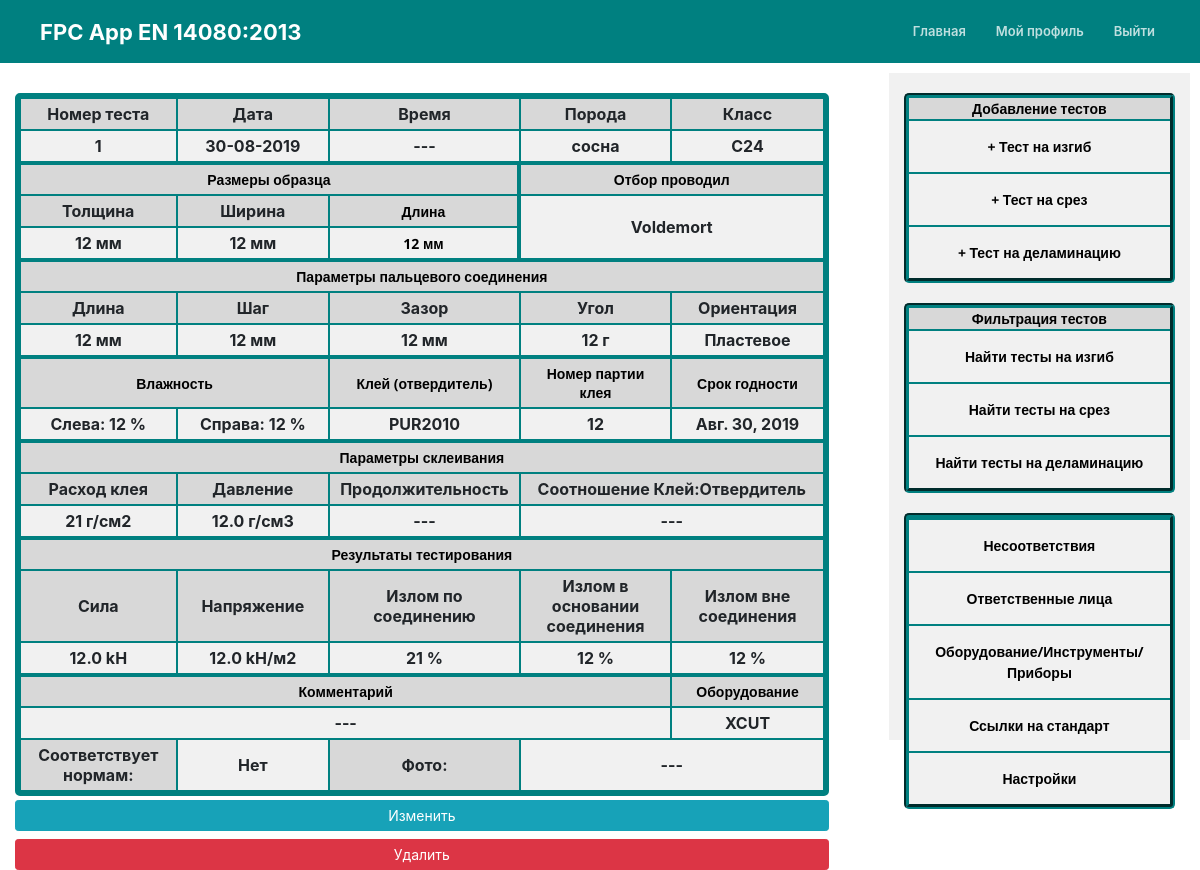
The app's page /bendtest/1/detail/ (signed in) with its own data.
### mainApp/models.py (models this page shows, shortened)
class TestLamella(models.Model):
	test_date = models.DateField()
	test_time = models.TimeField(blank=True, null=True, default=None)
	test_number = models.IntegerField(default=def_bt_test_number)
	equipment = models.CharField(max_length=100, default=def_bt_equipment)
	type_of_wood = models.ForeignKey(Wood_types, on_delete=models.PROTECT, null=True, related_name='TestLamella_fj_wood_type', default=def_bt_type_of_wood)
	strength_class = models.ForeignKey(strength_class_types, on_delete=models.PROTECT, null=True, related_name='TestLamella_strength_class', default=def_bt_strength_class)
	glue = models.CharField(max_length=100, default=def_bt_glue)
	glue_harderner_amount = models.CharField(max_length=100, blank=True, default=def_bt_glue_harderner_amount)
	lamellas_thickness = models.IntegerField(default=def_bt_lamellas_thickness)
	lamellas_width = models.IntegerField(default=def_bt_lamellas_width)
	lamellas_length = models.IntegerField(default=def_bt_lamellas_length)
	fj_length = models.IntegerField(default=def_bt_fj_length)
	fj_path = models.IntegerField(default=def_bt_fj_path)
	fj_gap = models.IntegerField(default=def_bt_fj_gap)
	fj_angle = models.IntegerField(default=def_bt_fj_angle)
	fj_orientation = models.CharField(max_length=100, choices=[('Пластевое', 'Пластевое'), ('Ребровое', 'Ребровое')], default=def_bt_fj_orientation)
	lamellas_left_moisture = models.IntegerField(default=def_bt_lamellas_left_moisture)
	lamellas_right_moisture = models.IntegerField(default=def_bt_lamellas_right_moisture)
	glue_pressure = models.FloatField(default=def_bt_glue_pressure)
	pressure_time = models.IntegerField(blank=True, null=True, default=def_bt_pressure_time)
	glue_use_amount = models.IntegerField(default=def_bt_glue_use_amount)
	glue_batch_number = models.CharField(max_length=100, default=def_bt_glue_batch_number)
	glue_expiration_date = models.DateField()
	lamellas_param = models.CharField(blank=True, max_length=100, default=def_bt_lamellas_param)
	lamellas_took_person = models.ForeignKey(Person, on_delete=models.PROTECT, related_name='TestLamella_took_person', default=def_bt_lamellas_took_person)
	force_crash = models.FloatField()
	time_of_testing = models.IntegerField(blank=True, null=True)
	lamellas_strength = models.FloatField()
	passed = models.BooleanField(default=False)
	by_fj_crash = models.IntegerField()
	base_fj_crash = models.IntegerField()
	out_of_fj_crash = models.IntegerField()
	comment = models.TextField(blank=True)
	photo = models.ImageField(upload_to='uploads', blank=True)
	author = models.ForeignKey(User, blank=True, null=True, on_delete=models.CASCADE)

class Wood_types(models.Model):
	name = models.CharField(max_length=100)
	author = models.ForeignKey(User, blank=True, null=True, on_delete=models.CASCADE)
	def __str__(self):
		return self.name

class strength_class_types(models.Model):
	name = models.CharField(max_length=100)
	author = models.ForeignKey(User, blank=True, null=True, on_delete=models.CASCADE)
	def __str__(self):
		return self.name

class Person(models.Model):
	name = models.CharField(max_length=100)
	position = models.CharField(max_length=100)
	training_date = models.DateField()
	next_training_date = models.DateField()
	comment = models.TextField(blank=True)
	author = models.ForeignKey(User, blank=True, null=True, on_delete=models.CASCADE)
	def __str__(self):
		return self.name

### mainApp/views.py (the view)
# urls.py: path('bendtest/<int:pk>/detail/', BendTestDetailView.as_view(), name='bendtest-detail'),
class BendTestDetailView(LoginRequiredMixin, UserPassesTestMixin, DetailView):
	model = TestLamella
	def test_func(self):
		test = self.get_object()
		if self.request.user == test.author:
			return True
		return False

### mainApp/templates/mainApp/testlamella_detail.html
{% extends "mainApp/today.html" %}
{% load crispy_forms_tags %}
{% load bootstrap4 %}
{% block content %}
<table class="table_detail">
	<tr>
		<th class="table_cell dark_cell">Номер теста</th>
		<th class="table_cell dark_cell">Дата</th>
		<th class="table_cell dark_cell">Время</th>
		<th class="table_cell dark_cell">Порода</th>
		<th class="table_cell dark_cell">Класс</th>
	</tr>
	<tr>
        <th class="table_cell">{{ object.test_number }}</th>
        <th class="table_cell">{{ object.test_date|date:"d-m-Y" }}</th>
        {% if object.test_time %}
        <th class="table_cell">{{ object.test_time }}</th>
        {% else %}
        <th class="table_cell">---</th>
        {% endif %}
        <th class="table_cell">{{ object.type_of_wood }}</th>
        <th class="table_cell">{{ object.strength_class }}</th>
    </tr>
    <tr>
    	<td colspan="3" class="table_cell" id="cell1">Размеры образца</td>
    	<th colspan="2" class="table_cell" id="cell3">Отбор проводил</th>
    </tr>
    <tr>
    	<th class="table_cell dark_cell">Толщина</th>
		<th class="table_cell dark_cell">Ширина</th>
		<th class="table_cell dark_cell" id="cell2">Длина</th>
		<th colspan="2" rowspan="2" class="table_cell">{{ object.lamellas_took_person }}</th>
    </tr>
    <tr>
    	<th class="table_cell">{{ object.lamellas_thickness }} мм</th>
    	<th class="table_cell">{{ object.lamellas_width }} мм</th>
    	<th class="table_cell" id="cell2">{{ object.lamellas_length }} мм</th>
    </tr>
    <tr>
    	<th colspan="5" class="table_cell" id="cell3">Параметры пальцевого соединения</th>
    </tr>
    <tr>
		<th class="table_cell dark_cell">Длина</th>
		<th class="table_cell dark_cell">Шаг</th>
		<th class="table_cell dark_cell">Зазор</th>
		<th class="table_cell dark_cell">Угол</th>
		<th class="table_cell dark_cell">Ориентация</th>
	</tr>
    <tr>
    	<th class="table_cell">{{ object.fj_length }} мм</th>
    	<th class="table_cell">{{ object.fj_path }} мм</th>
    	<th class="table_cell">{{ object.fj_gap }} мм</th>
    	<th class="table_cell">{{ object.fj_angle }} г</th>
    	<th class="table_cell">{{ object.fj_orientation }}</th>
    </tr>
    <tr>
    	<th colspan="2" class="table_cell" id="cell3">Влажность</th>
    	<th class="table_cell" id="cell3">Клей (отвердитель)</th>
    	<th class="table_cell" id="cell3">Номер партии клея</th>
    	<th class="table_cell" id="cell3">Срок годности</th>
    </tr>
    <tr>
    	<th class="table_cell">Слева: {{ object.lamellas_left_moisture }} %</th>
    	<th class="table_cell">Справа: {{ object.lamellas_right_moisture }} %</th>
    	<th class="table_cell">{{ object.glue }}</th>
    	<th class="table_cell">{{ object.glue_batch_number }}</th>
    	<th class="table_cell">{{ object.glue_expiration_date }}</th>
    </tr>
    <tr>
    	<th colspan="5" class="table_cell" id="cell3">Параметры склеивания</th>
    </tr>
    <tr>
    	<th class="table_cell dark_cell">Расход клея</th>
    	<th class="table_cell dark_cell">Давление</th>
    	<th class="table_cell dark_cell">Продолжительность</th>
    	<th colspan="2" class="table_cell dark_cell">Соотношение Клей:Отвердитель</th>
    </tr>
    <tr>
    	<th class="table_cell">{{ object.glue_use_amount }} г/см2</th>
    	<th class="table_cell">{{ object.glue_pressure }} г/см3</th>
    	{% if object.pressure_time %}
    	<th class="table_cell">{{ object.pressure_time }} сек.</th>
    	{% else %}
        <th class="table_cell">---</th>
        {% endif %}
        {% if object.glue_harderner_amount %}
    	<th class="table_cell" colspan="2">{{ object.glue_harderner_amount }}</th>
    	{% else %}
        <th class="table_cell" colspan="2">---</th>
        {% endif %}
    </tr>
    <tr>
    	<th colspan="5" class="table_cell" id="cell3">Результаты тестирования</th>
    </tr>
    <tr>
    	<th class="table_cell dark_cell">Сила</th>
    	<th class="table_cell dark_cell">Напряжение</th>
    	<th class="table_cell dark_cell">Излом по соединению</th>
    	<th class="table_cell dark_cell">Излом в основании соединения</th>
    	<th class="table_cell dark_cell">Излом вне соединения</th>
    </tr>
    <tr>
    	<th class="table_cell">{{ object.force_crash }} kH</th>
    	<th class="table_cell">{{ object.lamellas_strength }} kH/м2</th>
    	<th class="table_cell">{{ object.by_fj_crash }} %</th>
    	<th class="table_cell">{{ object.base_fj_crash }} %</th>
    	<th class="table_cell">{{ object.out_of_fj_crash }} %</th>
    </tr>
    <tr>
    	<th colspan="4" class="table_cell" id="cell3">Комментарий</th>
    	<th class="table_cell" id="cell3">Оборудование</th>
    </tr>
    <tr>
    	{% if object.comment %}
    	<th class="table_cell" colspan="4">{{ object.comment }}</th>
    	{% else %}
        <th class="table_cell" colspan="4">---</th>
        {% endif %}
        <th class="table_cell">{{ object.equipment }}</th>
    </tr>
    <tr>
    	<th class="table_cell dark_cell">Соответствует нормам:</th>
    	{% if object.passed %}
    	<th class="table_cell">Да</th>
    	{% else %}
        <th class="table_cell">Нет</th>
        {% endif %}
    	<th class="table_cell dark_cell">Фото:</th>
        {% if object.photo %}
    	<th class="table_cell" colspan="2"><a href="{{ object.photo.url }}" target="_blank"><img src="{{ object.photo.url }}"></a></th>
        {% else %}
        <th class="table_cell" colspan="2">---</th>
        {% endif %}
    </tr>
</table>
<a class="btn btn-info btn-sm mt-1 mb-1" href="{% url 'bend-test-update' object.id %}">Изменить</a>
<a class="btn btn-danger btn-sm mt-1 mb-1" href="{% url 'bend-test-delete' object.id %}">Удалить</a>
{% endblock content %}

### mainApp/static/mainApp/style.css (style rules this page uses)
body { margin: 0; font-family: 'Open Sans', sans-serif; font-size: 14px; color: #ddd; }
*, *:before, *:after { box-sizing: border-box; }
.table_detail { border-collapse: separate; border-spacing: 0; text-align: center; margin: 30px 0 0; padding: 0 0; width: 100%; max-width: 900px; border: 5px solid #008080; border-radius: 5px; }
.table_cell { margin: 0 0; border: 1px solid #008080; padding: 5px 10px; background: #f1f1f1; width: 20%; text-align: center; }
#cell1 { border-top: 3px solid #008080; border-right: 3px solid #008080; font-family: 'Open Sans', sans-serif; font-size: 14px; color: #000000; font-weight: 700; background: #d8d8d8; }
#cell2 { border-right: 3px solid #008080; font-family: 'Open Sans', sans-serif; font-size: 14px; color: #000000; font-weight: 700; }
#cell3 { border-top: 3px solid #008080; font-family: 'Open Sans', sans-serif; font-size: 14px; color: #000000; font-weight: 700; background: #d8d8d8; }
.dark_cell { background: #d8d8d8 }

### records on screen
TestLamella: test_number "1", test_date "30-08-2019", type_of_wood "сосна", strength_class "C24", lamellas_took_person "Voldemort", lamellas_thickness "12", lamellas_width "12", lamellas_length "12", fj_length "12", fj_path "12", fj_gap "12", fj_angle "12", fj_orientation "Пластевое", lamellas_left_moisture "12", lamellas_right_moisture "12", glue "PUR2010", glue_batch_number "12", glue_expiration_date "Авг. 30, 2019", glue_use_amount "21", glue_pressure "12.0", force_crash "12.0", lamellas_strength "12.0", by_fj_crash "21", base_fj_crash "12", out_of_fj_crash "12", equipment "XCUT"
